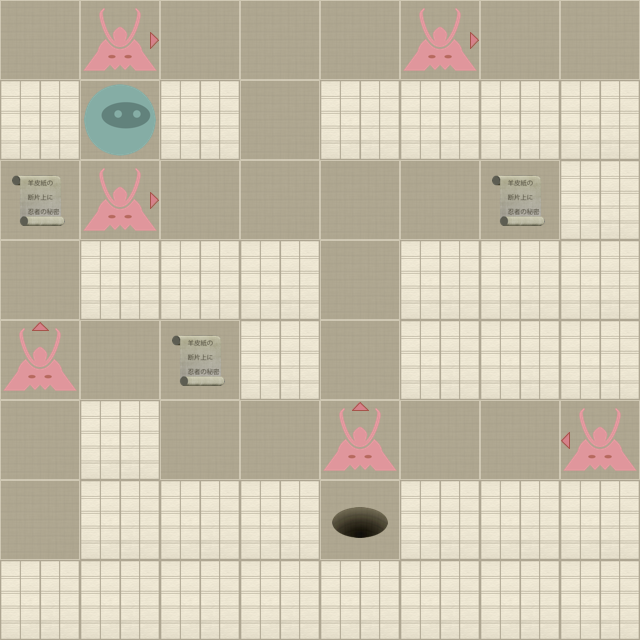

This game map was drawn from its Tiled (.tmx) file and the tilesets committed beside it. A one-line description and the trimmed map source follow:
An orthogonal 8x8 tile map with 80x80 px tiles, 2 tile layers (Level, Actors).

<map version="1.0" orientation="orthogonal" width="8" height="8" tilewidth="80" tileheight="80">
 <properties>
  <property name="moves" value="20" />
 </properties>
 <tileset firstgid="1" name="tiles" tilewidth="80" tileheight="80" spacing="2" margin="2">
  <image source="tiles-hd.png" width="512" height="512" />
  <tile id="0">
   <properties>
    <property name="actor" value="exit" />
   </properties>
  </tile>
  <tile id="2">
   <properties>
    <property name="actor" value="guard" />
    <property name="direction" value="down" />
   </properties>
  </tile>
  <tile id="3">
   <properties>
    <property name="actor" value="guard" />
    <property name="direction" value="left" />
   </properties>
  </tile>
  <tile id="4">
   <properties>
    <property name="actor" value="guard" />
    <property name="direction" value="right" />
   </properties>
  </tile>
  <tile id="5">
   <properties>
    <property name="actor" value="guard" />
    <property name="direction" value="up" />
   </properties>
  </tile>
  <tile id="7">
   <properties>
    <property name="actor" value="player" />
   </properties>
  </tile>
  <tile id="8">
   <properties>
    <property name="actor" value="scroll" />
   </properties>
  </tile>
  <tile id="9">
   <properties>
    <property name="wall" value="1" />
   </properties>
  </tile>
 </tileset>
 <layer name="Level" width="8" height="8">
  <data>[64 cells, 64 non-empty, 2 distinct tile ids]</data>
 </layer>
 <layer name="Actors" width="8" height="8">
  <data>[64 cells, 11 non-empty, 6 distinct tile ids]</data>
 </layer>
</map>
